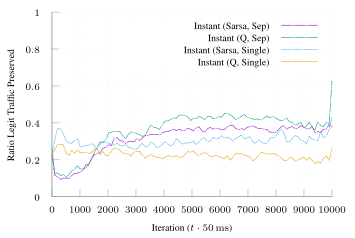

Generate this figure with gnuplot:
set terminal tikz standalone color size 9cm,6cm font '\scriptsize' preamble '\usepackage{microtype} \usepackage{times} \usepackage[T1]{fontenc} \usepackage{siunitx}\sisetup{detect-all}'
set output "tnsm-algo-mpp-tcp.tex"

load "inferno.pal"

set style line 102 lc rgb '#a0a0a0' lt 1 lw 1
set border ls 102
set colorbox border 102
set key textcolor rgb "black"
set tics textcolor rgb "black"
set label textcolor rgb "black"

set border 3
set grid x y
set xtics nomirror
set ytics nomirror

#set key autotitle columnhead
set datafile separator ","

set xlabel "Iteration ($t \\cdot{} \\SI{50}{\\milli\\second}$)"
set ylabel "Ratio Legit Traffic Preserved"

set yrange [0.0:1.0]
set key inside top right

plot '../results/tnsm-tree-16-tcp-mpp-separate.avg.csv' u 1:3 w lines smooth sbezier title "Instant (Sarsa, Sep)" dt (18,2,2,2), \
     '../results/tnsm-algo-tree-16-tcp-mpp-separate.avg.csv' u 1:3 w lines smooth sbezier title "Instant (Q, Sep)" dt (18,2,2,2), \
     '../results/tnsm-tree-16-tcp-mpp-single.avg.csv' u 1:3 w lines smooth sbezier title "Instant (Sarsa, Single)" dt (18,2), \
     '../results/tnsm-algo-tree-16-tcp-mpp-single.avg.csv' u 1:3 w lines smooth sbezier title "Instant (Q, Single)" dt (18,2)
